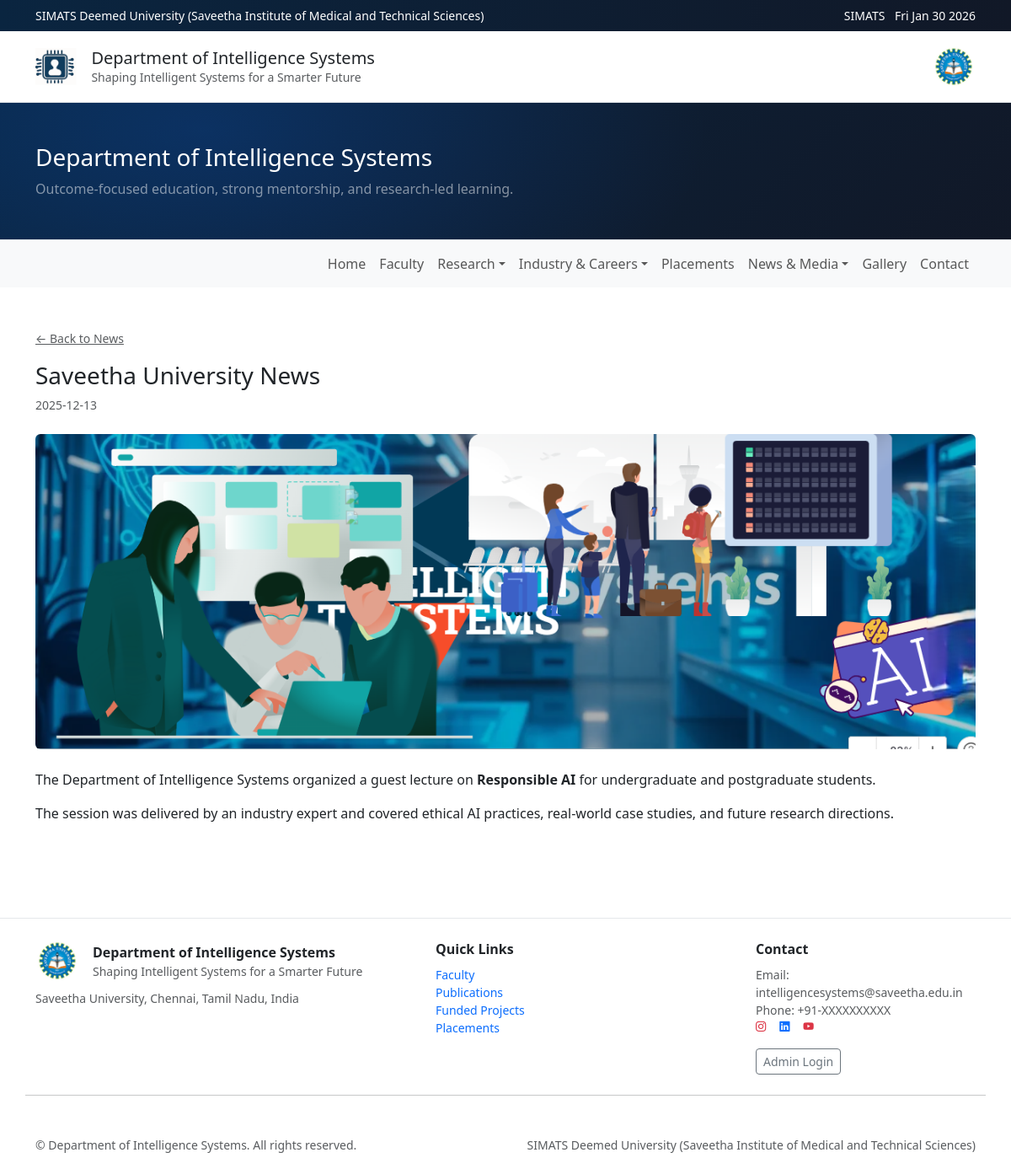
The app's page /news/News with its own data.
### app/models.py (models this page shows)
class TimestampMixin:
    created_at = db.Column(db.DateTime, default=datetime.utcnow, nullable=False)
    updated_at = db.Column(db.DateTime, default=datetime.utcnow, onupdate=datetime.utcnow, nullable=False)

class SiteSettings(db.Model, TimestampMixin):
    id = db.Column(db.Integer, primary_key=True)
    dept_name = db.Column(db.String(255), default="Department of Intelligence Systems", nullable=False)
    university_name = db.Column(db.String(255), default="SIMATS Deemed University (Saveetha Institute of Medical and Technical Sciences)", nullable=False)
    tagline = db.Column(db.String(255), default="Shaping Intelligent Systems for a Smarter Future", nullable=False)
    hero_title = db.Column(db.String(255), default="Department of Intelligence Systems", nullable=False)
    hero_subtitle = db.Column(db.String(500), default="Outcome-focused education, strong mentorship, and research-led learning.", nullable=False)
    enquiry_email = db.Column(db.String(255), default="intelligencesystems@saveetha.edu.in", nullable=False)
    phone = db.Column(db.String(50), default="+91-XXXXXXXXXX", nullable=False)
    address = db.Column(db.Text, default="Saveetha University, Chennai, Tamil Nadu, India", nullable=False)
    google_map_embed = db.Column(db.Text, default="", nullable=True)
    banner_faculty = db.Column(db.String(500), nullable=True)
    banner_news = db.Column(db.String(500), nullable=True)
    banner_events = db.Column(db.String(500), nullable=True)

class News(db.Model, TimestampMixin):
    id = db.Column(db.Integer, primary_key=True)
    title = db.Column(db.String(255), nullable=False)
    slug = db.Column(db.String(150), unique=True, nullable=False, index=True)
    summary = db.Column(db.String(500), default="", nullable=False)
    body_html = db.Column(db.Text, default="", nullable=False)
    cover_image_url = db.Column(db.String(500), default="", nullable=True)
    published_on = db.Column(db.Date, nullable=False, default=datetime.utcnow().date)
    is_published = db.Column(db.Boolean, default=True, nullable=False)

### app/blueprints/public/routes.py (the view)
@public_bp.get("/news/<slug>")
def news_detail(slug: str):
    settings = get_settings()
    item = News.query.filter_by(slug=slug, is_published=True).first()
    if not item:
        abort(404)
    return render_template("public/news_detail.html", settings=settings, item=item,)

### app/blueprints/public/routes.py (called while the page is built)
def get_settings():
    s = SiteSettings.query.first()
    if not s:
        s = SiteSettings()
        db.session.add(s)
        db.session.commit()
    return s

### app/templates/public/news_detail.html
{% extends "public/base.html" %}
{% block content %}
<section class="py-5">
  <div class="container">
    <div class="mb-3">
      <a class="small text-muted" href="{{ url_for('public.news_list') }}">← Back to News</a>
    </div>
    <h1 class="h3 mb-2">{{ item.title }}</h1>
    <div class="text-muted small mb-4">{{ item.published_on }}</div>
    {% if item.cover_image_url %}
      <img src="{{ item.cover_image_url }}" class="img-fluid rounded mb-4" alt="cover image">
    {% endif %}
    <div class="content">{{ item.body_html|safe }}</div>
  </div>
</section>
{% endblock %}

### app/templates/public/base.html (shortened to what this page needs)
<!doctype html>
<html lang="en">
<head>
  <link href="https://cdn.jsdelivr.net/npm/bootstrap@5.3.3/dist/css/bootstrap.min.css" rel="stylesheet">
  <link rel="stylesheet" href="https://cdn.jsdelivr.net/npm/bootstrap-icons@1.11.3/font/bootstrap-icons.css">
  <link rel="stylesheet" href="{{ url_for('static', filename='css/site.css') }}">
</head>
<body>
  <div class="topbar py-2">
    <div class="container d-flex align-items-center justify-content-between small">
      <div class="text-white">
        {{ settings.university_name }}
      </div>
      <div class="text-white">
        <span class="me-2">SIMATS</span>
        <span id="date"></span>
      </div>
    </div>
  </div>
<header class="site-header border-bottom bg-white">
  <div class="container py-3 d-flex align-items-center justify-content-between gap-3 flex-wrap">
    <div class="d-flex align-items-center gap-3">
      <img src="{{ url_for('static', filename='images/dept_logo.png') }}" class="logo dept-logo" alt="Department logo" />
      <div>
        <div class="h5 mb-0">{{ settings.dept_name }}</div>
        <div class="text-muted small">{{ settings.tagline }}</div>
      </div>
    </div>
    <img src="{{ url_for('static', filename='images/simats_logo.png') }}" class="logo simats-logo" alt="SIMATS logo" />
  </div>
</header>
{% block hero %}
  {% if header_image %}
    <section class="page-hero" style="--hero-bg: url('{{ header_image }}');">
      <div class="page-hero-overlay">
        <div class="container py-5">
          <h1 class="h3 text-white mb-0">
            {{ header_title or (page.title if page else settings.hero_title) }}
          </h1>
          {% if header_subtitle %}
            <div class="text-white-50 mt-2">{{ header_subtitle }}</div>
          {% else %}
            <div class="text-white-50 mt-2">{{ settings.hero_subtitle }}</div>
          {% endif %}
        </div>
      </div>
    </section>
  {% else %}
    <section class="hero">
      <div class="container py-5">
        <h1 class="h3 mb-2">
          {{ header_title or (page.title if page else settings.hero_title) }}
        </h1>
        <div class="text-white-50">
          {{ header_subtitle or settings.hero_subtitle }}
        </div>
      </div>
    </section>
  {% endif %}
{% endblock %}
<nav class="navbar navbar-expand-lg navbar-light bg-light border-top">
  <div class="container">
    <div class="collapse navbar-collapse" id="mainNav">
      <ul class="navbar-nav ms-auto mb-2 mb-lg-0">
        <li class="nav-item">
          <a class="nav-link" href="{{ url_for('public.home') }}">Home</a>
        </li>
        <li class="nav-item">
          <a class="nav-link" href="{{ url_for('public.faculty') }}">Faculty</a>
        </li>
        <li class="nav-item dropdown">
          <a class="nav-link dropdown-toggle" href="#" role="button" data-bs-toggle="dropdown">Research</a>
        </li>
        <li class="nav-item dropdown">
          <a class="nav-link dropdown-toggle" href="#" role="button" data-bs-toggle="dropdown">Industry &amp; Careers</a>
        </li>
        <li class="nav-item">
          <a class="nav-link" href="/p/student-placements">Placements</a>
        </li>
        <li class="nav-item dropdown">
          <a class="nav-link dropdown-toggle" href="#" role="button" data-bs-toggle="dropdown">News &amp; Media</a>
        </li>
        <li class="nav-item">
          <a class="nav-link" href="{{ url_for('public.gallery') }}">Gallery</a>
        </li>
        <li class="nav-item">
          <a class="nav-link" href="{{ url_for('public.contact') }}">Contact</a>
        </li>
      </ul>
    </div>
  </div>
</nav>
  <main>
    {% block content %}{% endblock %}
  </main>
  <footer class="footer mt-5">
    <div class="container py-4">
      <div class="row g-4 align-items-start">
        <div class="col-md-5">
          <div class="d-flex align-items-center gap-3 mb-2">
            <img src="{{ url_for('static', filename='images/simats_logo.png') }}" class="logo simats-logo" alt="SIMATS logo" />
            <div>
              <div class="fw-semibold">{{ settings.dept_name }}</div>
              <div class="text-muted small">{{ settings.tagline }}</div>
            </div>
          </div>
          <div class="text-muted small">
            {{ settings.address }}
          </div>
        </div>
        <div class="col-md-4">
          <div class="fw-semibold mb-2">Quick Links</div>
          <ul class="list-unstyled small">
            <li><a href="{{ url_for('public.faculty') }}">Faculty</a></li>
            <li><a href="/p/publications">Publications</a></li>
            <li><a href="/p/funded-projects">Funded Projects</a></li>
            <li><a href="/p/student-placements">Placements</a></li>
          </ul>
        </div>
        <div class="col-md-3">
          <div class="fw-semibold mb-2">Contact</div>
            <div class="small text-muted">
              Email: {{ settings.enquiry_email }}<br>
              Phone: {{ settings.phone }}
			  <div class="d-flex flex-wrap gap-3 small">
				  <a href="https://www.instagram.com/p/DTxC6XtiFy9/?igsh=eHV4bzBmcDVkOGho"
					target="_blank" class="text-danger" aria-label="Instagram">
					<i class="bi bi-instagram"></i>
				  </a>
				  <a href="https://www.linkedin.com/in/intelligence-systems-932a313a7/"
					target="_blank" class="text-primary" aria-label="LinkedIn">
					<i class="bi bi-linkedin"></i>
				  </a>
				  <a href="https://youtube.com/shorts/TXzXZDf28fo?si=qoRxmRSOcET-C2k5"
					target="_blank" class="text-danger" aria-label="YouTube">
					<i class="bi bi-youtube"></i>
				  </a>
             </div>
				<div class="mt-3">
				  <a class="btn btn-outline-secondary btn-sm" href="/admin">Admin Login</a>
				</div>
        </div>
      </div>
    <hr class="my-4">
    <div class="d-flex flex-column flex-md-row justify-content-between small text-muted">
      <div>© {{ current_year }} {{ settings.dept_name }}. All rights reserved.</div>
      <div>{{ settings.university_name }}</div>
    </div>
  </div>
</footer>
</body>
</html>

### app/static/css/site.css (style rules this page uses)
:root { --navy:#0A2540; --blue:#0B5ED7; --gold:#F5C542; --bg:#F3F4F6; }
.topbar { background: linear-gradient(90deg, var(--navy), #111827); }
.logo { height: 48px; width: auto; }
.dept-logo { height: 44px; }
.simats-logo { height: 52px; }
.hero { position: relative; z-index: 1; background: radial-gradient(1200px 600px at 20% 20%, rgba(11,94,215,.25), transparent 50%), linear-gradient(135deg, var(--navy), #111827); color: white; }
.footer { background: white; border-top: 1px solid #e5e7eb; }
.footer a { text-decoration: none; }
.bi-instagram, .bi-linkedin, .bi-youtube { transition: transform 0.2s ease, opacity 0.2s ease; }

### records on screen
SiteSettings: university_name "SIMATS Deemed University (Saveetha Institute of Medical and Technical Sciences)", dept_name "Department of Intelligence Systems", tagline "Shaping Intelligent Systems for a Smarter Future", hero_title "Department of Intelligence Systems", hero_subtitle "Outcome-focused education, strong mentorship, and research-led learning.", address "Saveetha University, Chennai, Tamil Nadu, India", enquiry_email "intelligencesystems@saveetha.edu.in", phone "+91-XXXXXXXXXX"
News: title "Saveetha University News", published_on "2025-12-13", cover_image_url (picture), body_html "The Department of Intelligence Systems organized a guest lecture on Responsible AI for undergraduate and postgraduate students. The session was delivered by an industry expert and covered ethical AI practices, real-world case studies, and future research directions."
